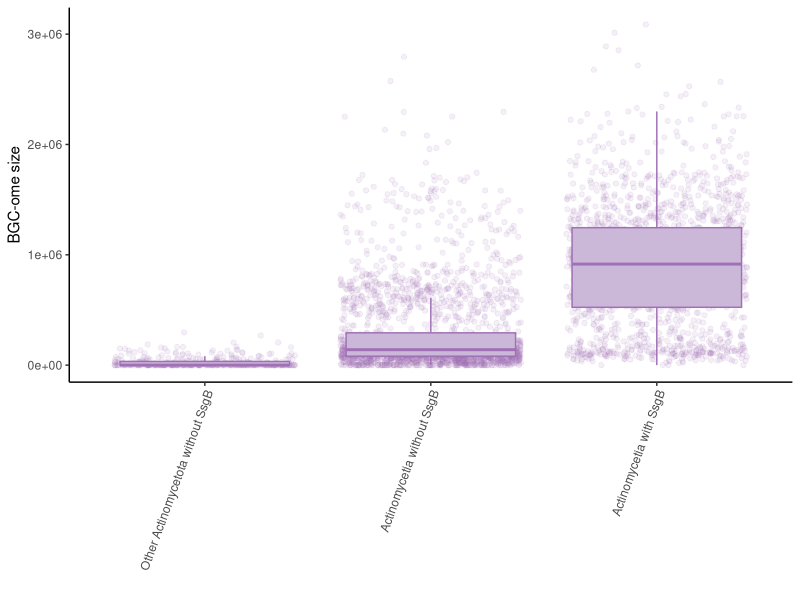

The R script that drew this image:
library(ggplot2)

dat <- read.table("Actinomycetota_SsgB_Plot_Input.txt", header=F, sep='\t')

png("Actinomycetota_Plot.png", height=5, width=2, units='in', res=600)
ggplot(dat, aes(x=reorder(V3, V4), y=V2)) + geom_jitter(color='#9f70b5', alpha=0.1) + geom_boxplot(fill='#CBB8D8', color='#9f70b5', alpha=1.0, outlier.shape = NA ) + theme_classic() + theme(axis.text.x = element_text(angle = 70, vjust = 1, hjust=1)) + xlab("") + ylab("BGC-ome size")
dev.off()
